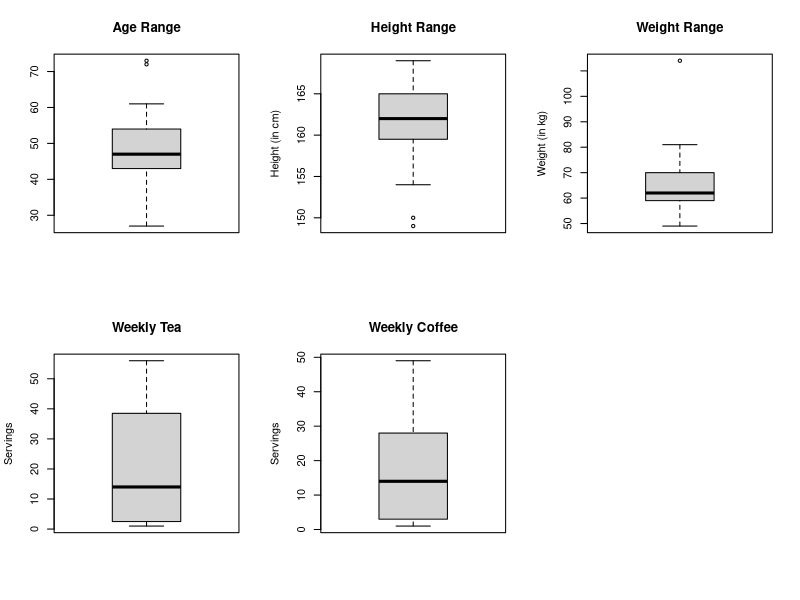
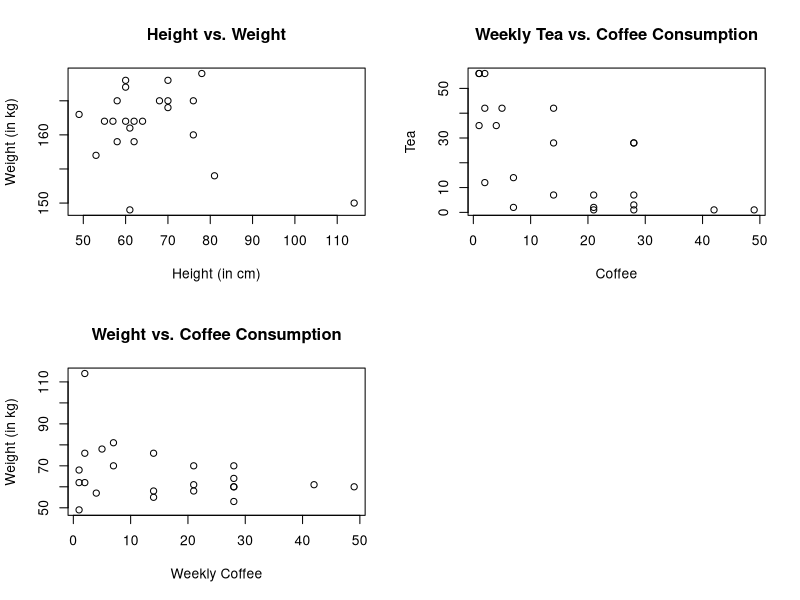

Source code (R) for these figures, in order:
## ---- chunk 1
library(readxl)
library(psych)
rawData <- read_excel("data.xlsx")

procData <- rawData[2:6]
colnames(procData) <- c("Age", "Height", "Weight", "Tea", "Coffee")
describe(procData)
## ---- chunk 2
attach(procData)
par(mfrow = c(2, 3))
boxplot(procData$Age, main = "Age Range")
boxplot(procData$Height, ylab = "Height (in cm)", main = "Height Range")
boxplot(procData$Weight, ylab = "Weight (in kg)", main = "Weight Range")
boxplot(procData$Tea, ylab = "Servings", main = "Weekly Tea")
boxplot(procData$Coffee, ylab = "Servings", main = "Weekly Coffee")
## ---- chunk 3
par(mfrow = c(2,2))
plot(data.frame(procData$Weight, procData$Height), main = "Height vs. Weight", xlab = "Height (in cm)", ylab = "Weight (in kg)")
plot(data.frame(procData$Coffee, procData$Tea), main = "Weekly Tea vs. Coffee Consumption", xlab = "Coffee", ylab = "Tea")
plot(data.frame(procData$Coffee, procData$Weight), main = "Weight vs. Coffee Consumption", xlab = "Weekly Coffee", ylab = "Weight (in kg)")
## ---- chunk 4
procData$BMI = procData$Weight / (procData$Height / 100) ^ 2
head(procData)
## ---- chunk 5
describe(procData$BMI)
## ---- chunk 6
summary(procData$Tea)
## ---- chunk 7
summary(procData$Coffee)
